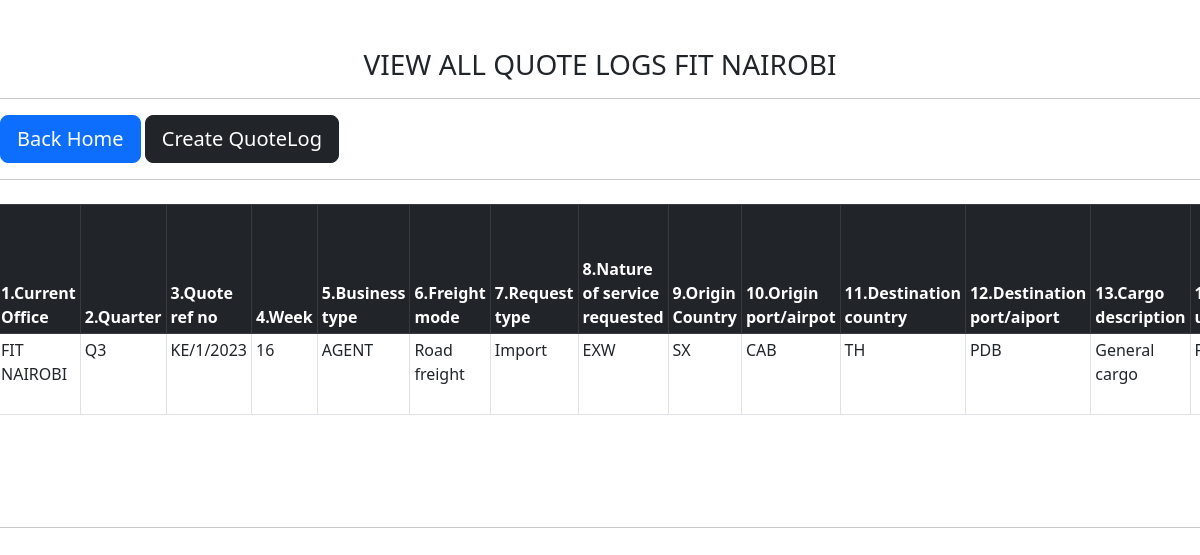
Page /logs/view_ql/ (signed in) on the earlier database version.
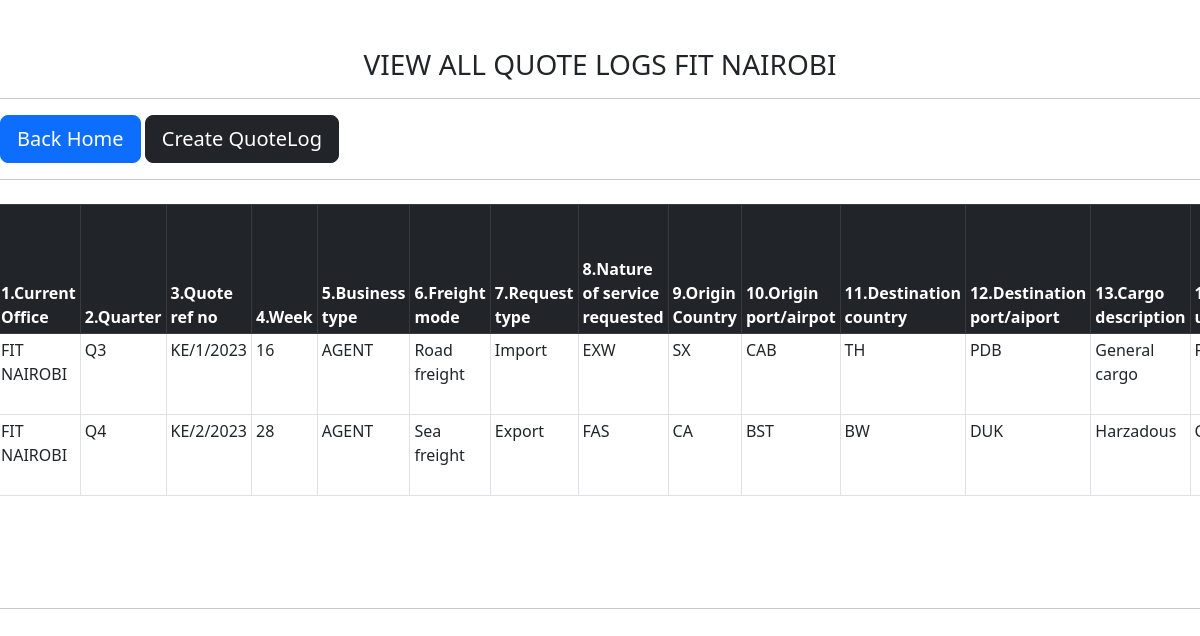
Same page on the later database version.
### quotelog/models.py (models this page shows, shortened)
class QuoteLogdb(models.Model):
    office = models.CharField(max_length=100)
    quarter = models.CharField(max_length=200,choices=QUOTER_CHOICE)
    quote_ref_no = models.CharField(max_length=100,unique = True)
    week = models.CharField(max_length=200,choices=WEEK_CHOICE)
    business_type = models.CharField(max_length=200, choices=BUSINESS_TYPE_CHOICE)
    freight_mode = models.CharField(max_length=200, choices=FREIGHT_MODE_TYPE_CHOICE)
    request_type = models.CharField(max_length=200, choices=REQ_TYPE_CHOICE)
    nature_of_service_requested = models.CharField(max_length=200, choices=NATURE_OF_SERVICE_CHOICE)
    origin_country = CountryField()
    origin_port_airpot = models.CharField(max_length=200)
    destination_country = CountryField()
    destination_port_aiport = models.CharField(max_length=200)
    cargo_description = models.CharField(max_length=200, choices=CARGO_DESCRIPTION_CHOICE)
    volume_unit = models.CharField(max_length=200, choices=VOLUME_UNIT_CHOICE)
    volume_amount = models.CharField(max_length=50)
    carrier = models.CharField(max_length=200,default="", blank = True, null=True)
    total_buy_rate = models.FloatField()
    client_quote_sell_rate = models.FloatField()
    absolute_profit = models.FloatField()
    percentage_profit = models.FloatField()
    email_subject = models.TextField(null=True, blank=True)
    date_of_reciept_of_request = models.DateField()
    date_of_reply_to_client = models.DateField()
    name_of_sales_person = models.CharField(max_length=200,default="", blank = True, null=True)
    quote_sent_by = models.CharField(max_length=100)
    quotation_status = models.CharField(max_length=20,choices=QUOTATION_STATUS_CHOICE)
    feedback_remarks = models.TextField()
    created_on = models.DateField(auto_now_add=True)
    updated_on = models.DateField(auto_now=True)
    class Meta:
        db_table = "FITQuoteLog"
        ordering = ('quote_ref_no', )

### quotelog/views.py (the view)
# urls.py: path('view_ql/', login_required(QuoteLogListView.as_view()),name='view_ql'),  # view all ql
class QuoteLogListView(ListView):
    model = QuoteLogdb
    template_name = "quotelogs/view_all.html"

### templates/quotelogs/view_all.html (shortened to what this page needs)
{% extends '../base.html' %}
{% load static %}
{% block styling %}
<link href="https://cdn.jsdelivr.net/npm/bootstrap@5.2.2/dist/css/bootstrap.min.css" rel="stylesheet">
<link rel="stylesheet" type="text/css" href="https://cdn.datatables.net/1.12.1/css/jquery.dataTables.css">
<link rel="stylesheet" type="text/css"
    href="https://cdn.datatables.net/v/dt/dt-1.12.1/b-2.2.3/b-colvis-2.2.3/b-html5-2.2.3/b-print-2.2.3/datatables.min.css" />
<link href="https://cdn.jsdelivr.net/npm/select2@4.1.0-rc.0/dist/css/select2.min.css" rel="stylesheet" />
{% endblock %}
{% block content %}
{% load crispy_forms_tags %}
<br>
<br>
<h3 style="text-align:center;">VIEW ALL QUOTE LOGS {{user.profile.office}}</h3>
<hr>
<div class="container-fuid">
    <div class="row">
        <div class="col">
            <a href="{% url 'home' %}"><button type="button" class="btn btn-primary btn-lg"
                    style="align-items:center;">Back Home</button></a>
            <a href="{% url 'logs:create_ql' %}"><button type="button" class="btn btn-dark btn-lg"
                    style="align-items:center;">Create QuoteLog</button></a>
        </div>
    </div>
</div>
<hr>
<div class="containter-fluid">
    <div class="row">
        {% if object_list %}
        <div class="p-2">
            <div class="col-12" style="overflow-x:auto;">
                <table id="myTable" class="table table-sm table-bordered" style="width:100%">
                <thead class="table-dark">
                    <tr>
                        <th scope="col">1.Current Office</th>
                        <th scope="col">2.Quarter</th>
                        <th scope="col">3.Quote ref no</th>
                        <th scope="col">4.Week</th>
                        <th scope="col">5.Business type</th>
                        <th scope="col">6.Freight mode</th>
                        <th scope="col">7.Request type</th>
                        <th scope="col">8.Nature of service requested</th>
                        <th scope="col">9.Origin Country</th>
                        <th scope="col">10.Origin port/airpot</th>
                        <th scope="col">11.Destination country</th>
                        <th scope="col">12.Destination port/aiport</th>
                        <th scope="col">13.Cargo description</th>
                        <th scope="col">14.Volume unit</th>
                    </tr>
                </thead>
                <tbody style="font-weight:600px;">
                    {% for i in object_list %}
                    {% if user.profile.office == i.office %}
                    <tr>
                        <td>{{ i.office }}</td>
                        <td>{{ i.quarter }}</td>
                        <td>{{ i.quote_ref_no }}</td>
                        <td>{{ i.week }}</td>
                        <td>{{ i.business_type }}</td>
                        <td>{{ i.freight_mode }}</td>
                        <td>{{ i.request_type }}</td>
                        <td>{{ i.nature_of_service_requested }}</td>
                        <td>{{ i.origin_country }}</td>
                        <td>{{ i.origin_port_airpot }}</td>
                        <td>{{ i.destination_country }}</td>
                        <td>{{ i.destination_port_aiport }}</td>
                        <td>{{ i.cargo_description }}</td>
                        <td>{{ i.volume_unit }}</td>
                    </tr>
                    {% endif %}
                    {% endfor %}
                </tbody>
            </table>
            </div>
        </div>
        {% endif %}
    </div>
    <br>
    <br>
    <br>
    <hr>
</div>
{% endblock content %}

Differences in the rows shown:
added QuoteLogdb: office "FIT NAIROBI", quarter "Q4", quote_ref_no "KE/2/2023", week "28", business_type "AGENT", freight_mode "Sea freight", request_type "Export", nature_of_service_requested "FAS", origin_country "CA", origin_port_airpot "BST", destination_country "BW", destination_port_aiport "DUK", cargo_description "Harzadous"
